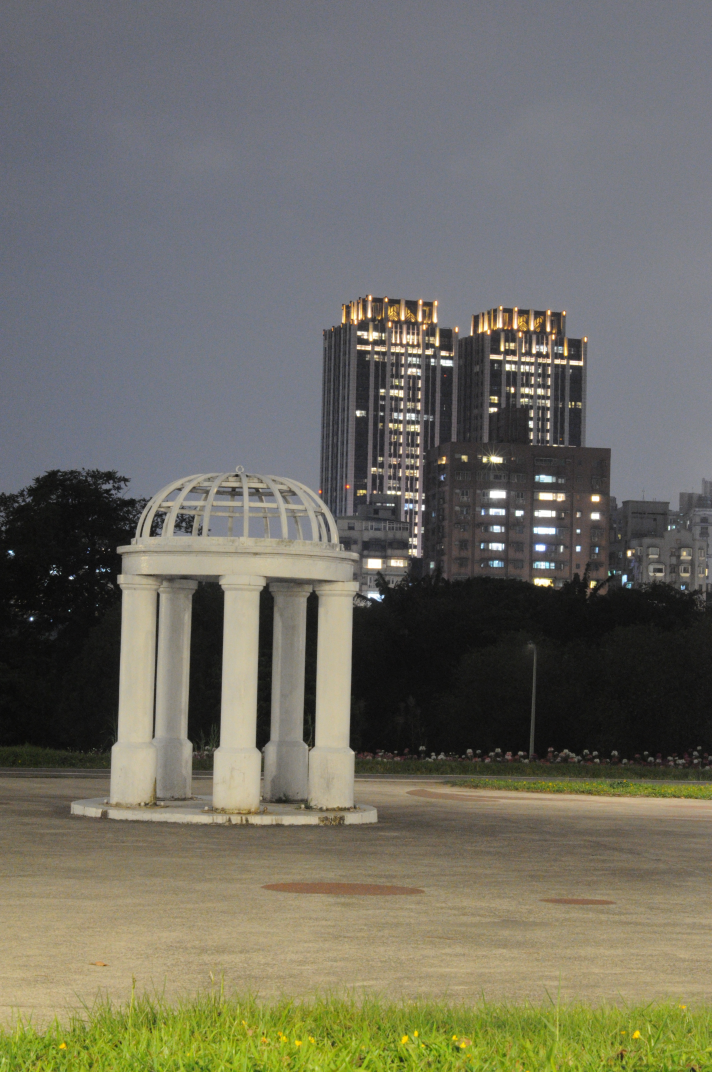
#> input picture data/team26_1/0011.JPG, 2848 x 4288 px (shown at 1/4 size)
$ python -i align.py   (imports and definitions only)
#> lines starting #> are read from the running program, lines starting #| are printed output that depends on the picture
import numpy as np
import cv2


class MTB_Alignment():
    def __init__(self, depth=6):
        self.depth = depth if depth > 0 else 1

    def adpative_threshoding(self, image):
        # Note that we change the median thresholding to adaptive thresholding
        bool_img = cv2.adaptiveThreshold(
            cv2.cvtColor(image, cv2.COLOR_BGR2GRAY), 255, cv2.ADAPTIVE_THRESH_GAUSSIAN_C, cv2.THRESH_BINARY, 15, 2)
        return bool_img

    def shift_operation(self, image, pos):
        h, w, _ = image.shape
        M = np.float32([[1, 0, pos[0]],
                        [0, 1, pos[1]]])
        return cv2.warpAffine(image, M, (w, h))

    def compute_xor_error(self, img, ref_img):
        bool_ref_img = self.adpative_threshoding(ref_img)
        bool_img = self.adpative_threshoding(img)
        return np.sum(np.logical_xor(bool_img, bool_ref_img))

    def get_best_shift(self, img, ref_img, layer_idx):
        if layer_idx == 0:
            return np.zeros(2)
        else:
            # accumulate the shift from the previous layer
            accumulated_shift = self.get_best_shift(
                cv2.resize(img, dsize=None, fx=0.5, fy=0.5),
                cv2.resize(ref_img, dsize=None, fx=0.5, fy=0.5),
                layer_idx-1) * 2

            # 9 directions
            movements = np.vstack([[[i, j] for j in [0, -1, 1]]
                                   for i in [0, -1, 1]])

            # Find the optimal movement among 9 possible directions
            min_shift = np.zeros(2)
            min_diff = float('inf')
            for mov in movements:
                shifted_img = self.shift_operation(
                    img, np.add(accumulated_shift, mov))
                diff = self.compute_xor_error(shifted_img, ref_img)
                # update the optimal movement
                if diff < min_diff:
                    min_diff = diff
                    min_shift = mov

            accumulated_shift_layeri = np.add(accumulated_shift, min_shift)
            # print(f'Accumulated shift of layer {layer_idx} = {accumulated_shift_layeri}')

            return accumulated_shift_layeri

    def solve(self, images):
        # select the image with median exposure time as the reference image
        ref_img = images[len(images) // 2]

        aligned_imgs = []
        for img_i, img in enumerate(images):
            print(f'aliging image {img_i}...', end="\r")
            best_shift = self.get_best_shift(img, ref_img, self.depth - 1)
            aligned_imgs.append(self.shift_operation(img, best_shift))
            print('Done!', end='\r')
        print('[MTB] Solved')
        return np.array(aligned_imgs)

>>> import cv2
>>> picture = cv2.imread('../../data/team26_1/0011.JPG', cv2.IMREAD_GRAYSCALE)
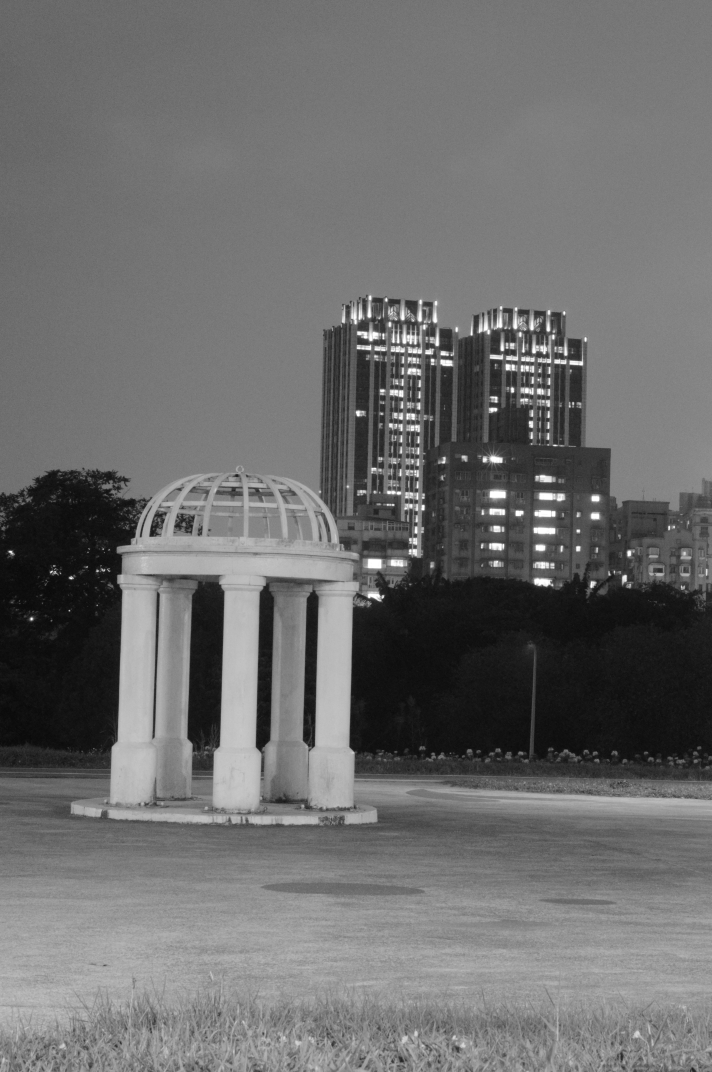
#> picture: shape (4288, 2848) (shown at 1/4 size); min 4, max 255, mean 108.9
>>> result = MTB_Alignment().solve(picture)
#> in solve, `ref_img = images[len(images) // 2]`: ref_img = 2848 values, max 203 at index 1342, min 8 at index 272, mean 84.37
#> the loop in solve, `for img_i, img in enumerate(images):` made 1 pass
#> img_i on pass 1: 0
#> (printed output is left out)
#> after the loop in solve, `for img_i, img in enumerate(images):`: aligned_imgs = []
#> (the run stopped early here; a loop or call above may not have finished)
